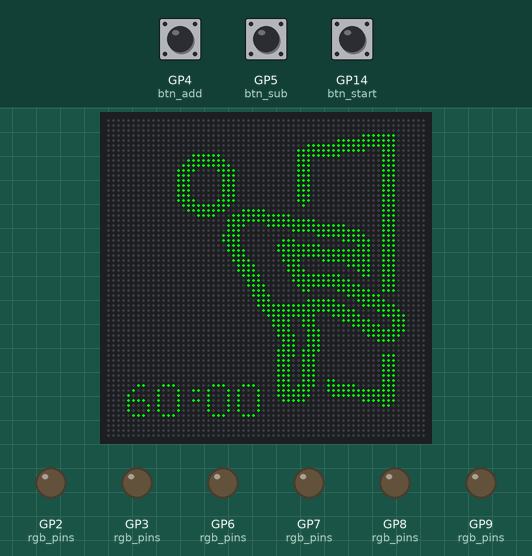
A program run on a simulated Raspberry Pi Pico running CircuitPython. Shown: 64×64 RGB LED matrix, output pins drawn as LEDs (lit = HIGH). Inputs (shaded band) come from the test bench; at power-on: GP14 (btn_start) HIGH, GP5 (btn_sub) HIGH, GP4 (btn_add) HIGH. Pins used as bus, display or sensor lines are not drawn.

Above: at 1.3 s.
1.4 s: GP14 (btn_start) pulled LOW for 0.15 s
At 2.2 s:
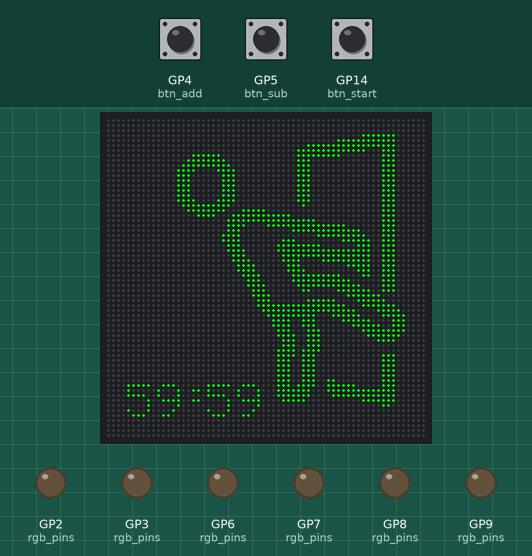
3.9 s: GP5 (btn_sub) pulled LOW for 0.15 s
5.9 s: GP4 (btn_add) pulled LOW for 0.15 s
7.9 s: GP4 (btn_add) pulled LOW for 1 s
11.9 s: GP5 (btn_sub) pulled LOW for 1 s
Timing chart, 0 to 14.9 s (numbered marks = the images above; inputs shaded):
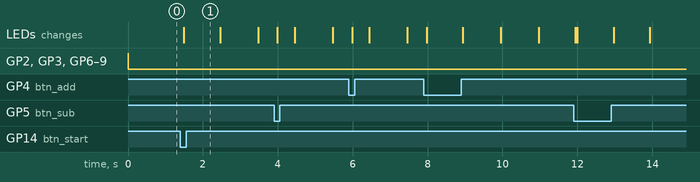

Measured:
- after the input at 1.4 s, the LEDs: change after 0.09 s (image 1)

The program:

show_exit.py
```python
import board, displayio, time, rgbmatrix, framebufferio
import digitalio

COUNTDOWN_FROM = 3600  # 1 hour

FONT = {
    '0': [0b01110, 0b10001, 0b10001, 0b10001, 0b10001, 0b10001, 0b01110],
    '1': [0b00100, 0b01100, 0b00100, 0b00100, 0b00100, 0b00100, 0b01110],
    '2': [0b01110, 0b10001, 0b00001, 0b00010, 0b00100, 0b01000, 0b11111],
    '3': [0b01110, 0b00001, 0b00001, 0b01110, 0b00001, 0b00001, 0b01110],
    '4': [0b00010, 0b00110, 0b01010, 0b10010, 0b11111, 0b00010, 0b00010],
    '5': [0b11111, 0b10000, 0b11110, 0b00001, 0b00001, 0b10001, 0b01110],
    '6': [0b00110, 0b01000, 0b10000, 0b11110, 0b10001, 0b10001, 0b01110],
    '7': [0b11111, 0b00001, 0b00010, 0b00100, 0b01000, 0b01000, 0b01000],
    '8': [0b01110, 0b10001, 0b10001, 0b01110, 0b10001, 0b10001, 0b01110],
    '9': [0b01110, 0b10001, 0b10001, 0b01111, 0b00001, 0b00010, 0b01100],
    ':': [0b00000, 0b01100, 0b00000, 0b01100, 0b00000, 0b00000, 0b00000],
}

# Bit-packed bitmap for exit-1.png (64x64).
# Each row = 8 bytes, MSB first.
# Bit 1 = icon/dark pixel in source → white LED on.
# Bit 0 = background/light pixel in source → LED off.
BITMAP = bytes([
    0x00, 0x00, 0x00, 0x00, 0x00, 0x00, 0x00, 0x00,
    0x00, 0x00, 0x00, 0x00, 0x00, 0x00, 0x00, 0x00,
    0x00, 0x00, 0x00, 0x00, 0x00, 0x00, 0x00, 0x00,
    0x00, 0x00, 0x00, 0x00, 0x00, 0x00, 0x1f, 0xc0,
    0x00, 0x00, 0x00, 0x00, 0x00, 0x03, 0xff, 0xc0,
    0x00, 0x00, 0x00, 0x00, 0x00, 0xff, 0xff, 0xc0,
    0x00, 0x00, 0x00, 0x00, 0x03, 0xff, 0xf1, 0xc0,
    0x00, 0x00, 0x7e, 0x00, 0x03, 0xfe, 0x01, 0xc0,
    0x00, 0x00, 0xff, 0x00, 0x03, 0x80, 0x01, 0xc0,
    0x00, 0x01, 0xff, 0x80, 0x03, 0x80, 0x01, 0xc0,
    0x00, 0x03, 0xc3, 0xc0, 0x03, 0x80, 0x01, 0xc0,
    0x00, 0x03, 0x81, 0xc0, 0x03, 0x80, 0x01, 0xc0,
    0x00, 0x03, 0x81, 0xc0, 0x03, 0x80, 0x01, 0xc0,
    0x00, 0x03, 0x81, 0xc0, 0x03, 0x80, 0x01, 0xc0,
    0x00, 0x03, 0x81, 0xc0, 0x03, 0x80, 0x01, 0xc0,
    0x00, 0x03, 0x81, 0xc0, 0x03, 0x80, 0x01, 0xc0,
    0x00, 0x03, 0xc3, 0xc0, 0x03, 0x80, 0x01, 0xc0,
    0x00, 0x01, 0xff, 0x80, 0x01, 0x00, 0x01, 0xc0,
    0x00, 0x00, 0xff, 0x1f, 0x00, 0x00, 0x01, 0xc0,
    0x00, 0x00, 0x3c, 0x7f, 0xf8, 0x00, 0x01, 0xc0,
    0x00, 0x00, 0x00, 0xff, 0xff, 0xc0, 0x01, 0xc0,
    0x00, 0x00, 0x00, 0xf0, 0xff, 0xff, 0x01, 0xc0,
    0x00, 0x00, 0x00, 0xe0, 0x07, 0xff, 0xe1, 0xc0,
    0x00, 0x00, 0x01, 0xe0, 0x00, 0x3f, 0xf1, 0xc0,
    0x00, 0x00, 0x01, 0xe0, 0x1c, 0x01, 0xf9, 0xc0,
    0x00, 0x00, 0x00, 0xe0, 0x3f, 0xe0, 0x39, 0xc0,
    0x00, 0x00, 0x00, 0xf0, 0x3f, 0xff, 0xf9, 0xc0,
    0x00, 0x00, 0x00, 0x70, 0x1f, 0xff, 0xf9, 0xc0,
    0x00, 0x00, 0x00, 0x78, 0x1e, 0x1f, 0xf9, 0xc0,
    0x00, 0x00, 0x00, 0x3c, 0x0e, 0x00, 0xf9, 0xc0,
    0x00, 0x00, 0x00, 0x3c, 0x0f, 0x00, 0x39, 0xc0,
    0x00, 0x00, 0x00, 0x1e, 0x07, 0xfe, 0x19, 0xc0,
    0x00, 0x00, 0x00, 0x0e, 0x07, 0xff, 0x81, 0xc0,
    0x00, 0x00, 0x00, 0x0f, 0x03, 0xff, 0xe1, 0xc0,
    0x00, 0x00, 0x00, 0x07, 0x01, 0x83, 0xf9, 0xc0,
    0x00, 0x00, 0x00, 0x07, 0x80, 0x00, 0xfe, 0x00,
    0x00, 0x00, 0x00, 0x03, 0x80, 0xfc, 0x3f, 0x00,
    0x00, 0x00, 0x00, 0x03, 0xff, 0xff, 0x1f, 0xc0,
    0x00, 0x00, 0x00, 0x01, 0xff, 0xff, 0xc3, 0xe0,
    0x00, 0x00, 0x00, 0x00, 0xff, 0xc7, 0xe1, 0xf0,
    0x00, 0x00, 0x00, 0x00, 0x79, 0xc1, 0xf8, 0x70,
    0x00, 0x00, 0x00, 0x00, 0x79, 0xc0, 0x7e, 0x70,
    0x00, 0x00, 0x00, 0x00, 0x38, 0xe0, 0x1f, 0xf0,
    0x00, 0x00, 0x00, 0x00, 0x3c, 0xe0, 0x0f, 0xe0,
    0x00, 0x00, 0x00, 0x00, 0x1c, 0xe0, 0x03, 0xc0,
    0x00, 0x00, 0x00, 0x00, 0x1c, 0xe0, 0x00, 0x00,
    0x00, 0x00, 0x00, 0x00, 0x3d, 0xe0, 0x00, 0x00,
    0x00, 0x00, 0x00, 0x00, 0x3d, 0xc0, 0x01, 0xc0,
    0x00, 0x00, 0x00, 0x00, 0x39, 0xc0, 0x01, 0xc0,
    0x00, 0x00, 0x00, 0x00, 0x39, 0xc0, 0x01, 0xc0,
    0x00, 0x00, 0x00, 0x00, 0x39, 0xc0, 0x01, 0xc0,
    0x00, 0x00, 0x00, 0x00, 0x39, 0xc0, 0x01, 0xc0,
    0x00, 0x00, 0x00, 0x00, 0x39, 0xcc, 0x01, 0xc0,
    0x00, 0x00, 0x00, 0x00, 0x3b, 0xcf, 0xc1, 0xc0,
    0x00, 0x00, 0x00, 0x00, 0x3f, 0x8f, 0xff, 0xc0,
    0x00, 0x00, 0x00, 0x00, 0x3f, 0x87, 0xff, 0xc0,
    0x00, 0x00, 0x00, 0x00, 0x1f, 0x00, 0x1f, 0xc0,
    0x00, 0x00, 0x00, 0x00, 0x00, 0x00, 0x01, 0x80,
    0x00, 0x00, 0x00, 0x00, 0x00, 0x00, 0x00, 0x00,
    0x00, 0x00, 0x00, 0x00, 0x00, 0x00, 0x00, 0x00,
    0x00, 0x00, 0x00, 0x00, 0x00, 0x00, 0x00, 0x00,
    0x00, 0x00, 0x00, 0x00, 0x00, 0x00, 0x00, 0x00,
    0x00, 0x00, 0x00, 0x00, 0x00, 0x00, 0x00, 0x00,
    0x00, 0x00, 0x00, 0x00, 0x00, 0x00, 0x00, 0x00,
])

displayio.release_displays()

def _fm_send(data, clk, lat, v0, v1, v2, v3, v4, v5, lat_start=52):
    lat.value = False
    for i in range(64):
        data[0].value = v0
        data[1].value = v1
        data[2].value = v2
        data[3].value = v3
        data[4].value = v4
        data[5].value = v5
        if i >= lat_start:
            lat.value = True
        clk.value = True
        clk.value = False
    lat.value = False

def _init_fm6126a():
    pins = [board.GP2, board.GP3, board.GP9, board.GP7, board.GP8, board.GP6]
    data = []
    for p in pins:
        pin = digitalio.DigitalInOut(p)
        pin.direction = digitalio.Direction.OUTPUT
        data.append(pin)
    clk = digitalio.DigitalInOut(board.GP11)
    clk.direction = digitalio.Direction.OUTPUT
    lat = digitalio.DigitalInOut(board.GP12)
    lat.direction = digitalio.Direction.OUTPUT

    _fm_send(data, clk, lat, True, True, True, True, True, True)
    _fm_send(data, clk, lat, False, True, False, False, True, False)

    for pin in data:
        pin.deinit()
    clk.deinit()
    lat.deinit()

_init_fm6126a()

matrix = rgbmatrix.RGBMatrix(
    width=64,
    height=64,
    bit_depth=1,
    rgb_pins=[board.GP2, board.GP3, board.GP9, board.GP7, board.GP8, board.GP6],
    addr_pins=[board.GP10, board.GP16, board.GP18, board.GP20, board.GP22],
    clock_pin=board.GP11,
    latch_pin=board.GP12,
    output_enable_pin=board.GP13,
    tile=1,
    serpentine=False,
    doublebuffer=False
)
display = framebufferio.FramebufferDisplay(matrix, auto_refresh=True)

bitmap = displayio.Bitmap(64, 64, 2)
palette = displayio.Palette(2)
palette[0] = 0x000000
palette[1] = 0x00FF00  # green

for y in range(64):
    row_base = y * 8
    for x in range(64):
        byte_idx = row_base + (x >> 3)
        bit = (BITMAP[byte_idx] >> (7 - (x & 7))) & 1
        bitmap[x, y] = bit

# Timer sits in the clear bottom-left pocket (icon's left edge is at col 34).
# Scale 1 gives 27x7px for MM:SS — fits with room to spare.
T_X = 4   # left padding
T_Y = 53  # top of timer

def draw_timer(remaining):
    palette[1] = 0xFFFF00 if remaining < 1800 else 0x00FF00
    minutes = remaining // 60
    seconds = remaining % 60
    s = "{:02d}:{:02d}".format(minutes, seconds)

    # Clear timer area
    for y in range(T_Y, T_Y + 7):
        for x in range(T_X, T_X + 30):
            bitmap[x, y] = 0

    cx = T_X
    for ch in s:
        for row, bits in enumerate(FONT[ch]):
            for col in range(5):
                on = (bits >> (4 - col)) & 1
                px = cx + col
                py = T_Y + row
                if 0 <= px < 64 and 0 <= py < 64:
                    bitmap[px, py] = on
        cx += 4 if ch == ':' else 6

btn_add   = digitalio.DigitalInOut(board.GP4)
btn_add.direction = digitalio.Direction.INPUT
btn_add.pull = digitalio.Pull.UP

btn_sub   = digitalio.DigitalInOut(board.GP5)
btn_sub.direction = digitalio.Direction.INPUT
btn_sub.pull = digitalio.Pull.UP

btn_start = digitalio.DigitalInOut(board.GP14)
btn_start.direction = digitalio.Direction.INPUT
btn_start.pull = digitalio.Pull.UP

draw_timer(COUNTDOWN_FROM)

group = displayio.Group()
group.append(displayio.TileGrid(bitmap, pixel_shader=palette))
display.root_group = group

PAUSED, RUNNING = 0, 1
state           = PAUSED
pause_remaining = COUNTDOWN_FROM
end_time        = 0.0
last            = -1
last_start_press = 0.0

prev_add   = True
prev_sub   = True
prev_start = True

while True:
    now = time.monotonic()

    # Current remaining depends on state
    if state == RUNNING:
        remaining = max(0, int(end_time - now))
        if remaining == 0:
            state = PAUSED
            pause_remaining = 0
    else:
        remaining = pause_remaining

    if remaining != last:
        draw_timer(remaining)
        last = remaining

    cur_add   = btn_add.value
    cur_sub   = btn_sub.value
    cur_start = btn_start.value

    # +1 min — falling edge, cap at 60:00
    if prev_add and not cur_add:
        if state == RUNNING:
            end_time = min(now + COUNTDOWN_FROM, end_time + 60)
        else:
            pause_remaining = min(COUNTDOWN_FROM, pause_remaining + 60)

    # -1 min — falling edge
    if prev_sub and not cur_sub:
        if state == RUNNING:
            end_time = max(now, end_time - 60)
        else:
            pause_remaining = max(0, pause_remaining - 60)

    # Start / pause / reset — falling edge
    if prev_start and not cur_start:
        if now - last_start_press < 0.4:
            # Double press: reset to 60:00, return to paused
            state = PAUSED
            pause_remaining = COUNTDOWN_FROM
            last_start_press = 0.0
        else:
            # Single press: toggle running/paused
            if state == RUNNING:
                pause_remaining = max(0, int(end_time - now))
                state = PAUSED
            else:
                end_time = now + pause_remaining
                state = RUNNING
            last_start_press = now

    prev_add   = cur_add
    prev_sub   = cur_sub
    prev_start = cur_start

    time.sleep(0.05)
```
